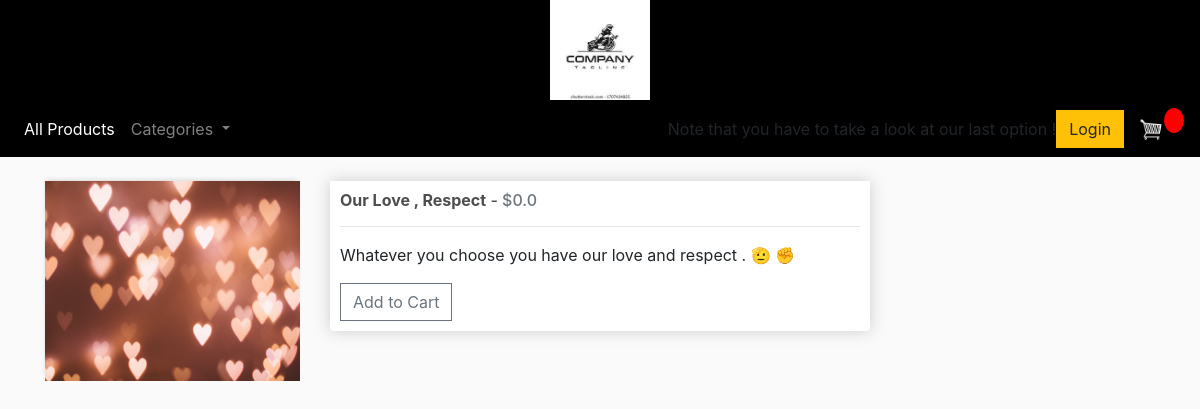
Page /store_item/11 on the committed database.
### store/models.py (models this page shows)
class Product(models.Model):
    HELMETS = 'Helmets'
    GLOVES = 'Gloves'
    BAGS = 'Bags'
    JACKETS = 'Jackets'
    CATEGORY_CHOICES = [
        (HELMETS, 'Helmets'),
        (GLOVES, 'Gloves'),
        (BAGS, 'Bags'),
        (JACKETS, 'Jackets'),
    ]
    name = models.CharField(max_length=200)
    price = models.FloatField()
    digital = models.BooleanField(default=False, null=True, blank=True)
    image = models.ImageField(null=True, blank=True)
    description = models.TextField(max_length=1000, default='', blank=True)
    category = models.CharField(max_length=20, choices=CATEGORY_CHOICES, default=JACKETS)
    def __str__(self):
        return self.name
    @property
    def imageURL(self):
        try:
            url = self.image.url
        except:
            url = ''
        return url

### store/views.py (the view)
# urls.py: path('store_item/<int:pk>',views.store_item , name = 'store_item' ),
def store_item(request, pk=None):
    if pk:
        product = Product.objects.get(pk=pk)
        print(product)
    else:
        product = ''
    return render(request,'store/store_item.html',{'product':product})

### store/templates/store/store_item.html
{% extends 'store/main.html' %}
{% load static %}
{% block content %}
  <div class="row">
    <div class="col-md-3">
      <img class="thumbnail" src="{{ product.imageURL }}">
    </div>
    <div class="col-md-6">
      <div class="box-element product">
        <h6><strong>{{ product.name }}</strong> - <span class="text-muted">${{ product.price }}</span></h6>
        <hr>
        <p>{{ product.description }}</p>
        <button data-product="{{ product.id }}" data-action="add" class="btn btn-outline-secondary add-btn update-cart">Add to Cart</button>
      </div>
    </div>
  </div>
{% endblock content %}

### static/css/main.css (style rules this page uses)
body { background-color: hsl(0, 0%, 98%); }
h1,h2,h3,h4,h5,h6 { color:hsl(0, 0%, 30%); }
.box-element { box-shadow:hsl(0, 0%, 80%) 0 0 16px; background-color: #fff; border-radius: 4px; padding: 10px; }
.thumbnail { width: 100%; height: 200px; -webkit-box-shadow: -1px -3px 5px -2px rgba(214,214,214,1); -moz-box-shadow: -1px -3px 5px -2px rgba(214,214,214,1); box-shadow: -1px -3px 5px -2px rgba(214,214,214,1); }
.product { border-radius: 0 0 4px 4px; }
.btn { border-radius: 0; }

### rows in the picture
Product: imageURL (picture), name "Our Love , Respect", price "0.0", description "Whatever you choose you have our love and respect . 🫡 ✊"
